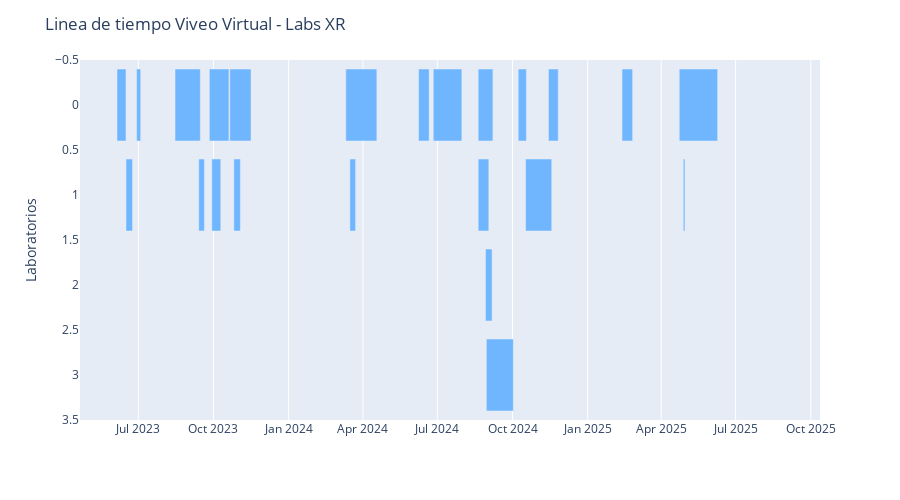

The cell this chart's notebook holds for it:
### Code cell
labs = labs.sort_values("Inicio")
levels = []

for i, row in labs.iterrows():
    start = pd.to_datetime(row["Inicio"])
    end = pd.to_datetime(row["Fin"])

    assigned = False
    for lvl in levels:
    
        if start > lvl[-1]:
            lvl.append(end)
            labs.loc[i, "Nivel"] = levels.index(lvl)
            assigned = True
            break

    if not assigned:
        levels.append([end])
        labs.loc[i, "Nivel"] = len(levels) - 1

fig = px.timeline(
    labs,
    x_start="Inicio",
    x_end="Fin",
    y="Nivel",  
    hover_name="Proyecto",
    hover_data={"Inicio": True, "Fin": True, "Nivel": False},
    color_discrete_sequence=["#70B6FF"] 
)

fig.update_yaxes(
    autorange="reversed",
    title="Laboratorios"
)

fig.update_layout(
    height=500,
    showlegend=False,
    title="Linea de tiempo Viveo Virtual - Labs XR "
)

fig.show()

### Figure 1 — Plotly figure (JSON) as saved in the notebook; plotly's stock layout.template omitted (floating-point values rounded to 4 significant figures)
{"data": [{"alignmentgroup": "True", "base": ["2023-06-05", "2023-06-16", "2023-06-29", "2023-08-15", "2023-09-13", "2023-09-26", "2023-09-29", "2023-10-21", "2023-10-26", "2024-03-11", "2024-03-16", "2024-06-08", "2024-06-26", "2024-08-20", "2024-08-20", "2024-08-29", "2024-08-30", "2024-10-08", "2024-10-17", "2024-11-14", "2025-02-12", "2025-04-23", "2025-04-28", "2025-08-28"], "hovertemplate": "<b>%{hovertext}</b><br><br>Inicio=%{base}<br>Fin=%{x}<extra></extra>", "hovertext": ["Lab XR1 Cesar", "Lab XR2 FUNC Guajira", "Lab XR3 FUNC Antioquia", "Lab XR4 Unimagdalena", "Lab XR5 Embajador FUCN+MinEducación", "Lab XR7 Escuela de Aviación", "Lab XR6 UNAD", "Lab XR10 San Buenaventura", "Lab XR8 Unicauca", "Lab XR10 Javeriana-Cali", "Lab XR11 F. Educación Uniandes", "Lab XR12 Uninorte", "Lab XR14 UGC y UC", "Lab XR15 UniPamplona", "Lab XR9 Guajira 23", "Lab XR17 UCEVA", "Lab XR16 UniQuindío", "Lab XR18 UPTC", "Lab XR26 UniPamplona #2", "Lab XR19 UniIbague", "Lab XR22 Uniamazonia", "Lab XR25 Facultad Educación #3", "Lab XR23 Santo Tomás", "Lab XR27 UniPamplona #3"], "legendgroup": "", "marker": {"color": "#70B6FF", "pattern": {"shape": ""}}, "name": "", "offsetgroup": "", "orientation": "h", "showlegend": false, "textposition": "auto", "type": "bar", "x": [950400000, 691200000, 432000000, 2678400000, 604800000, 2073600000, 950400000, 2246400000, 691200000, 3283200000, 604800000, 1123200000, 3024000000, 1555200000, 1123200000, 691200000, 2851200000, 864000000, 2764800000, 1036800000, 1123200000, 4060800000, 172800000, 0], "xaxis": "x", "y": [0, 1, 0, 0, 1, 0, 1, 0, 1, 0, 1, 0, 0, 0, 1, 2, 3, 0, 1, 0, 0, 0, 1, 0], "yaxis": "y"}], "layout": {"barmode": "overlay", "height": 500, "legend": {"tracegroupgap": 0}, "margin": {"t": 60}, "showlegend": false, "title": {"text": "Linea de tiempo Viveo Virtual - Labs XR "}, "xaxis": {"anchor": "y", "domain": [0, 1], "type": "date"}, "yaxis": {"anchor": "x", "autorange": "reversed", "domain": [0, 1], "title": {"text": "Laboratorios"}}}}
